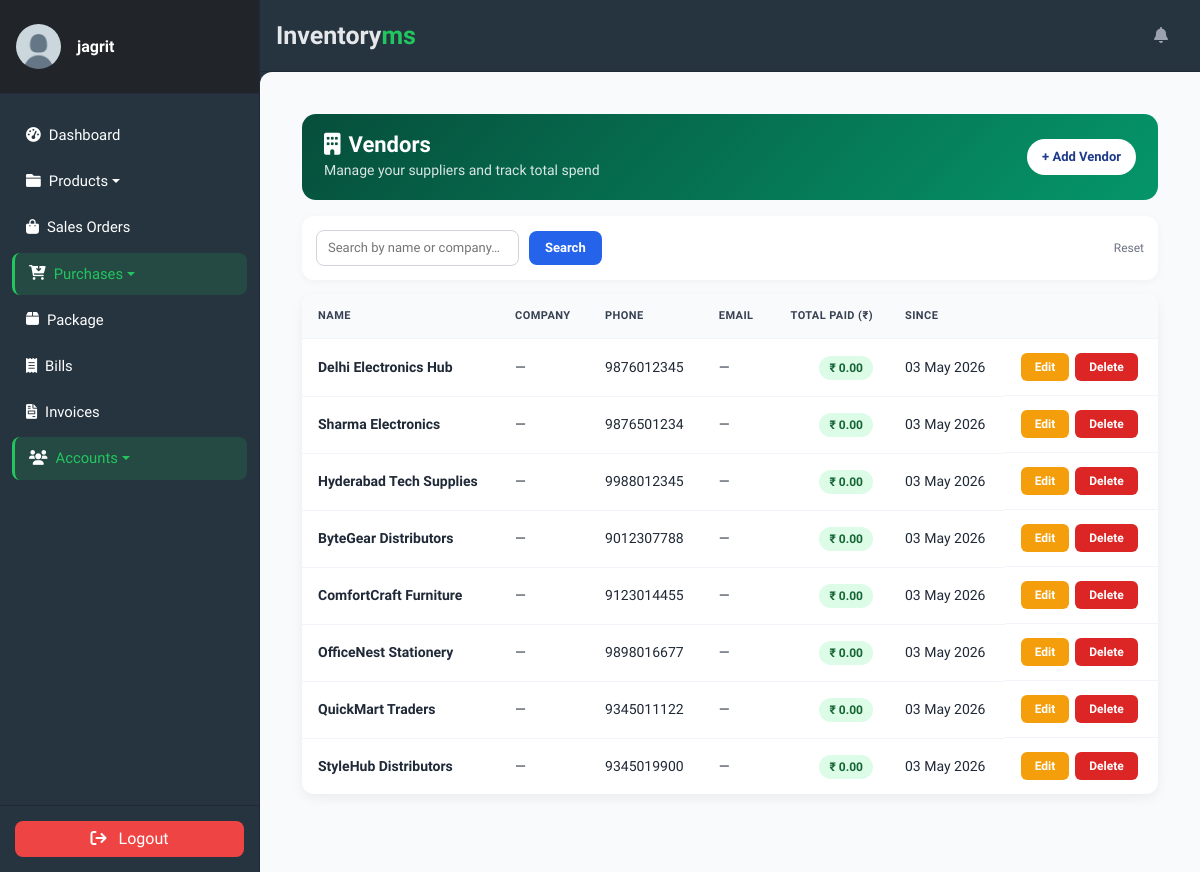
Page /staff/vendors/ (signed in) on the earlier database version.
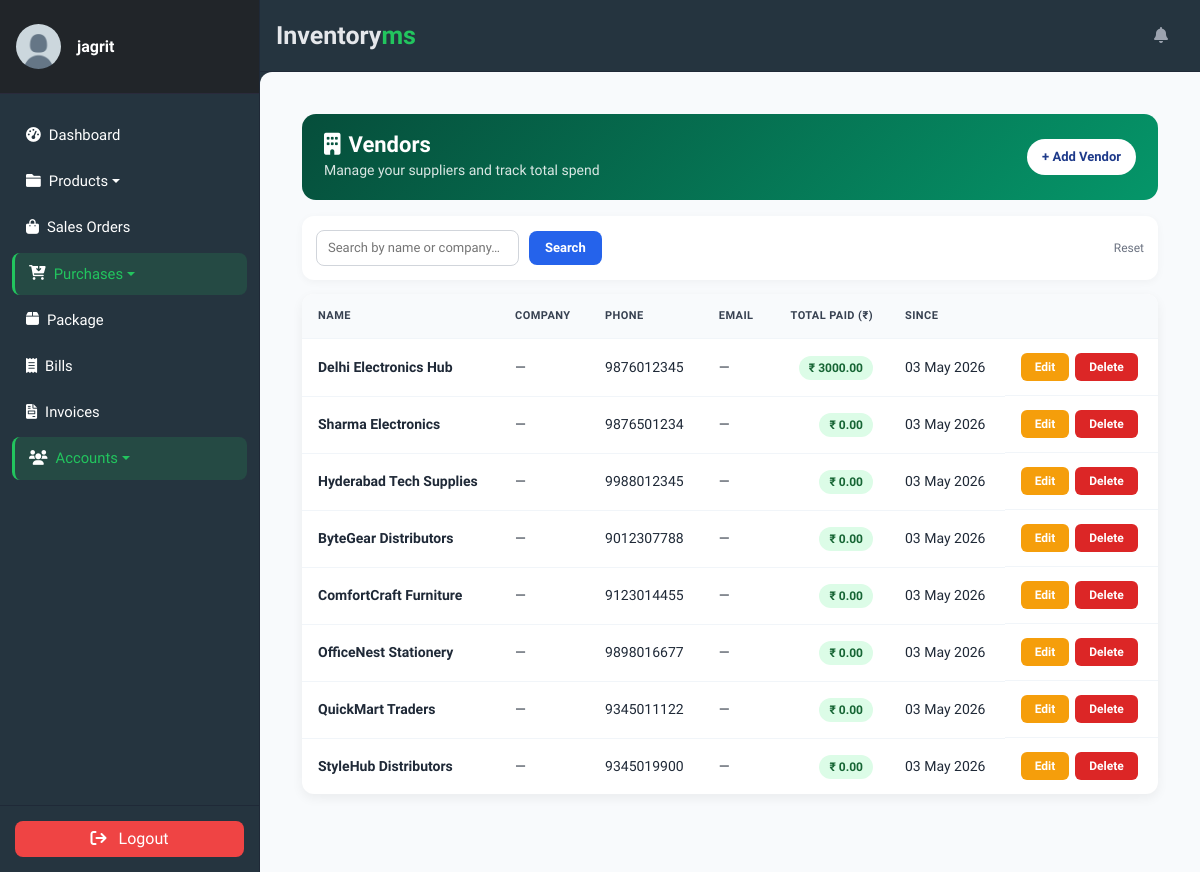
Same page on the later database version.
### accounts/models.py (models this page shows, shortened)
class Vendor(models.Model):
    name = models.CharField(max_length=100, verbose_name='Name')
    slug = AutoSlugField(
        unique=True,
        populate_from='name',
        verbose_name='Slug'
    )
    company_name = models.CharField(
        max_length=150, blank=True, null=True, verbose_name='Company Name'
    )
    phone_number = models.CharField(
        max_length=20, blank=True, null=True, verbose_name='Phone Number'
    )
    email = models.EmailField(
        blank=True, null=True, verbose_name='Email'
    )
    address = models.TextField(
        blank=True, null=True, verbose_name='Address'
    )
    total_paid = models.DecimalField(
        max_digits=12, decimal_places=2, default=0,
        verbose_name='Total Paid (₹)',
        help_text='Auto-updated when a Purchase Order is marked as received.'
    )
    created_at = models.DateTimeField(
        auto_now_add=True, null=True, verbose_name='Created At'
    )
    class Meta:
        ordering        = ['-created_at']
        verbose_name    = 'Vendor'
        verbose_name_plural = 'Vendors'

### accounts/views.py (the view)
# urls.py: path('vendors/', VendorListView.as_view(), name='vendor-list'),
class VendorListView(LoginRequiredMixin, ListView):
    model = Vendor
    template_name = 'accounts/vendor_list.html'
    context_object_name = 'vendors'
    paginate_by = 10

### accounts/templates/accounts/vendor_list.html (shortened to what this page needs)
{% extends "store/base.html" %}
{% block content %}
<div class="module-wrap">
    <div class="module-header" style="background: linear-gradient(135deg, #064e3b 0%, #059669 100%);">
        <div>
            <h2><i class="fa-solid fa-building me-2"></i>Vendors</h2>
            <small>Manage your suppliers and track total spend</small>
        </div>
        <div class="module-actions">
            <a class="btn-action primary" href="{% url 'vendor-create' %}">+ Add Vendor</a>
        </div>
    </div>
    <form method="get" class="filter-bar">
        <input type="text" name="q" value="{{ request.GET.q|default:'' }}"
               placeholder="Search by name or company…">
        <button type="submit">Search</button>
        <a class="clear" href="{% url 'vendor-list' %}">Reset</a>
    </form>
    <table class="data-table">
        <thead>
            <tr>
                <th>Name</th>
                <th>Company</th>
                <th>Phone</th>
                <th>Email</th>
                <th class="num">Total Paid (₹)</th>
                <th>Since</th>
                <th></th>
            </tr>
        </thead>
        <tbody>
            {% for vendor in vendors %}
            <tr>
                <td><strong>{{ vendor.name }}</strong></td>
                <td>{{ vendor.company_name|default:"—" }}</td>
                <td>{{ vendor.phone_number|default:"—" }}</td>
                <td>
                    {% if vendor.email %}
                    <a href="mailto:{{ vendor.email }}" style="color:#2563eb;text-decoration:none;">
                        {{ vendor.email }}
                    </a>
                    {% else %}—{% endif %}
                </td>
                <td class="num">
                    <span class="paid-badge">₹ {{ vendor.total_paid|floatformat:2 }}</span>
                </td>
                <td class="vendor-meta">{{ vendor.created_at|date:"d M Y"|default:"—" }}</td>
                <td style="display:flex;gap:6px;">
                    <a class="view-btn" href="{% url 'vendor-update' vendor.pk %}"
                       style="background:#f59e0b;">Edit</a>
                    <a class="view-btn" href="{% url 'vendor-delete' vendor.pk %}"
                       style="background:#dc2626;">Delete</a>
                </td>
            </tr>
            {% endfor %}
        </tbody>
    </table>
</div>
{% endblock %}

Differences in the rows shown:
changed Vendor "Delhi Electronics Hub": total_paid "0.00" → "3000.00"
